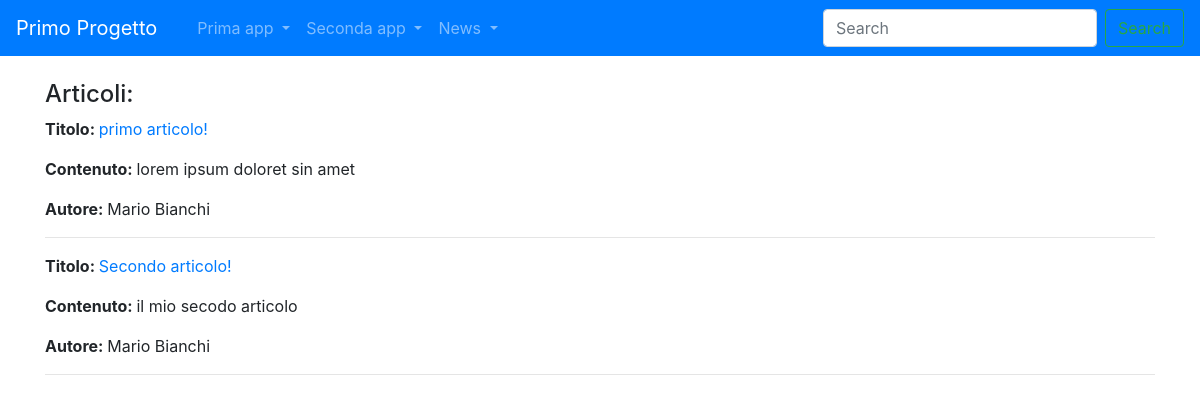
/news/lista_articoli/, run on the app's committed database.
### news/models.py (models this page shows, shortened)
class Articolo(models.Model):
    titolo = models.CharField(max_length=100)
    contenuto = models.TextField()
    giornalista = models.ForeignKey(Giornalista, on_delete=models.CASCADE, related_name="articoli",default=1)

class Giornalista(models.Model):
    nome = models.CharField(max_length=20)
    cognome = models.CharField(max_length=20)
    def __str__ (self):
        return self.nome+" "+self.cognome

### news/views.py (the view)
# urls.py: path("lista_articoli/", ArticoloListView.as_view(), name="lista_articoli"),
class ArticoloListView(ListView):
    model= Articolo
    template_name= "lista_articoli.html"
    def get_context_data(self, **kwargs):
        context= super().get_context_data(**kwargs)
        context["articoli"] = Articolo.objects.all()
        return context

### news/templates/lista_articoli.html (shortened to what this page needs)
{% extends 'base.html' %}
{% block content %}
    <h4>Articoli:</h4>
    {% for articolo in articoli %}
        <p><strong>Titolo: </strong><a href="/news/articoli/{{ articolo.id }}">{{ articolo.titolo }}</a></p>
        <p><strong>Contenuto: </strong>{{ articolo.contenuto }}</p>
        <p><strong>Autore: </strong>{{ articolo.giornalista }}</p>
        <hr>
    {% endfor %}
{% endblock content %}

### data on the page
Articolo: titolo "primo articolo!", contenuto "lorem ipsum doloret sin amet", giornalista "Mario Bianchi"
Articolo: titolo "Secondo articolo!", contenuto "il mio secodo articolo", giornalista "Mario Bianchi"
